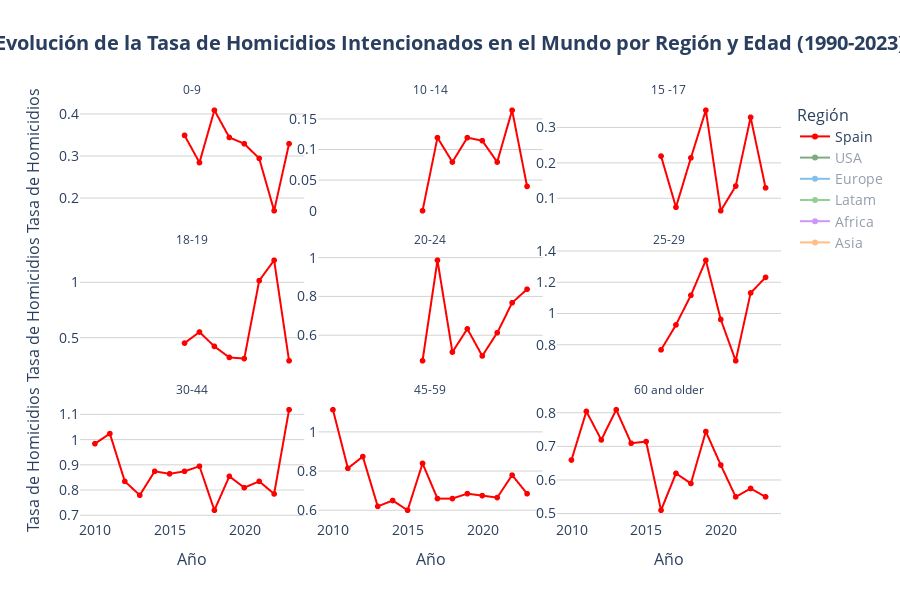

The code cell stored with this chart in its notebook:
### Markdown cell above
**TODO: CONTINUAR DESDE AQUI:**

- **Mejorar logica de get_countries_with_enough_data, dado que no funciona bien cuando segmentamos la series por categorias como Sex o Age**

### Code cell
time_series_plot(
    df = df_time_series['country'],
    x='Year',
    y='homicides_rate',
    line_group='Country',
    facet_col='Age',
    facet_col_wrap=3,
    color='Region_2',
    default_visible_name='Spain',
    title='Evolución de la Tasa de Homicidios Intencionados en el Mundo por Región y Edad (1990-2023)',
    hover_data=HOVER_DATA['time_series_country'],
    labels=LABELS['time_series'],
    hovertemplate=HOVER_TEMPLATES['time_series_country'],
    color_discrete_map=COLOR_MAP['Region_2'],
    category_orders=CATEGORY_ORDERS,
    plot_save_path=os.path.join(PROJECT_PATH, 'plots', PLOT_FILENAME['time_series']),
    show=True
)
